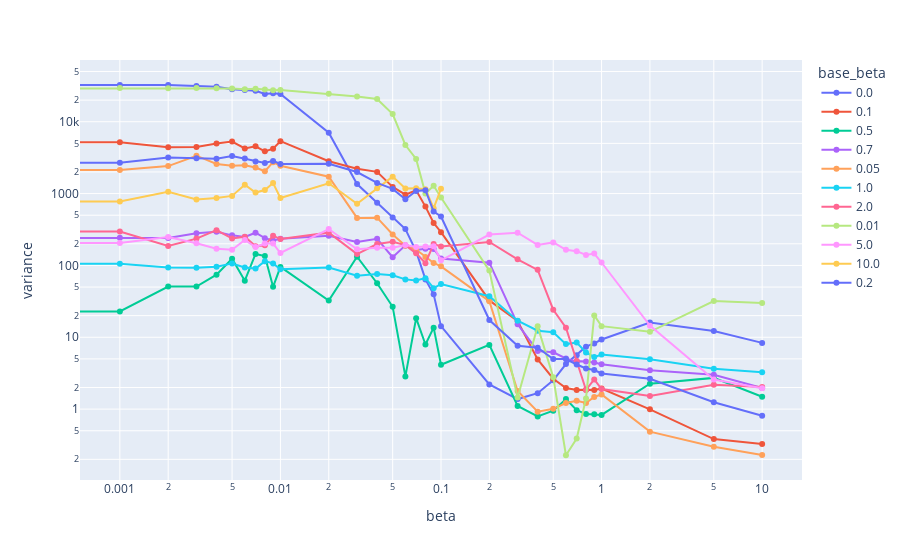
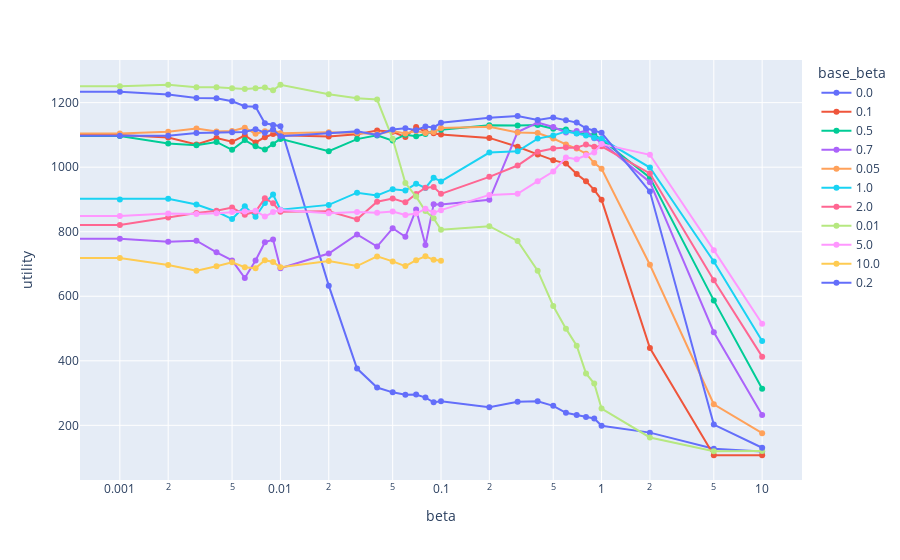

The cell these charts' notebook holds for them, in order:
### Code cell
#plot fairness vs utility, one line for each base beta
import plotly.express as px
import plotly.graph_objects as go
results.sort_values(by=['beta'], inplace=True)
fig = px.line(results, x="beta", y="variance", color="base_beta", hover_name="beta", markers=True)
#make x axis log scale\
fig.update_layout(xaxis_type="log")
fig.update_layout(yaxis_type="log")
fig.show()

fig = px.line(results, x="beta", y="utility", color="base_beta", hover_name="beta", markers=True)
#make x axis log scale\
fig.update_layout(xaxis_type="log")
fig.show()
